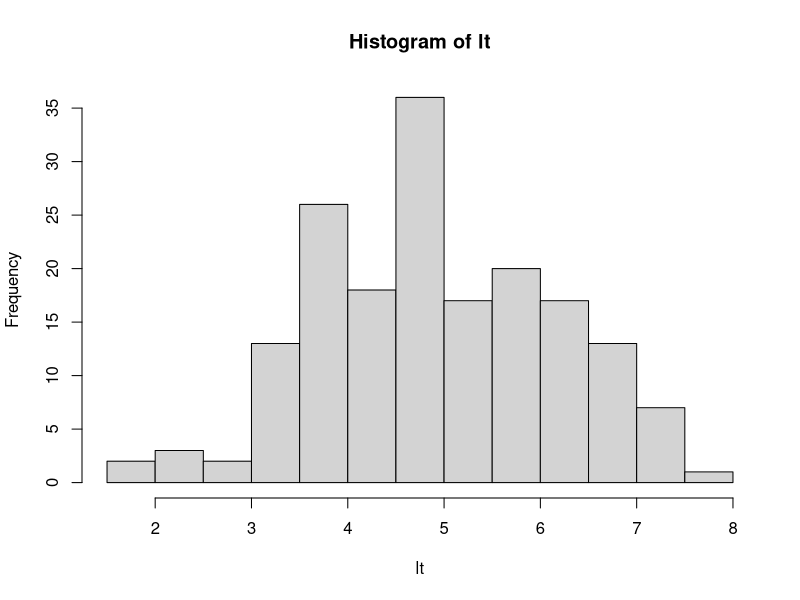

This chart was generated by the following R code: (Note: this script raises an error after producing the figure.)
# Davies,C./Shearer,C.
# Meerkat manners - differences between control vs flut females

# 5/10/2021

# last modified 5/10/2021

#using R version 3.6.3

# clear R of all objects
rm(list=ls())

# load libraries
library(tidyverse)
#Load data and run exploratory analysis#############################################
#Re-name and organise####
# import and rename data file
######## FGc Dom Conrol vs. Dom Treated,  LP, vs. PP (2week PP)####
fcortdata<-read.csv("allpregcort_a.csv", header=T, na.strings=c(""," ","NA","na"))
head(fcortdata)
#View(fcortdata)
str(fcortdata)
#df_gc <- fcortdata %>% filter(NEW.DOSE..FGCM...ng.g. != "na")%>% droplevels()

fcortdata$fgcm.ng.g<-fcortdata$NEW.DOSE..FGCM...ng.g.
fcort_DCvsDT<- fcortdata[ which(fcortdata$rank2%in%c('DC','DF') ), ]
#rename
fcort_DCvsDT$Preg.Treatment<-fcort_DCvsDT$rank2
fcort_DCvsDT$Age.months<-fcort_DCvsDT$age.mo
fcort_DCvsDT$Total.monthly.Rainfall<-fcort_DCvsDT$rainfall..mm.
fcort_DCvsDT$KMP.ID<-fcort_DCvsDT$id
fcort_DCvsDT$Litter<-fcort_DCvsDT$litter

#OBS COUNTS by trt and stage
fcort_DCvsDTdf<- fcort_DCvsDT[ which(fcort_DCvsDT$Preg.Treatment%in%c('DF') ), ]
fcort_DCvsDTdc<- fcort_DCvsDT[ which(fcort_DCvsDT$Preg.Treatment%in%c('DC') ), ]
#EP: 8
count(fcort_DCvsDTdc[ which(fcort_DCvsDTdc$stage%in%c('(1) EP') ), ])
#MP: 32
count(fcort_DCvsDTdc[ which(fcort_DCvsDTdc$stage%in%c('(2) MP') ), ])
#LP: 45
count(fcort_DCvsDTdc[ which(fcort_DCvsDTdc$stage%in%c('(3) LP') ), ])
#PP: 49
count(fcort_DCvsDTdc[ which(fcort_DCvsDTdc$stage%in%c('(4) PP') ), ])

#EP: 1
count(fcort_DCvsDTdf[ which(fcort_DCvsDTdf$stage%in%c('(1) EP') ), ])
#MP: 0
count(fcort_DCvsDTdf[ which(fcort_DCvsDTdf$stage%in%c('(2) MP') ), ])
#LP: 18
count(fcort_DCvsDTdf[ which(fcort_DCvsDTdf$stage%in%c('(3) LP') ), ])
#PP: 22
count(fcort_DCvsDTdf[ which(fcort_DCvsDTdf$stage%in%c('(4) PP') ), ])

count(fcort_DCvsDTdf[ which(fcort_DCvsDTdf$AM.PM%in%c('AM') ), ])
count(fcort_DCvsDTdf[ which(fcort_DCvsDTdf$AM.PM%in%c('PM') ), ])
count(fcort_DCvsDTdc[ which(fcort_DCvsDTdc$AM.PM%in%c('PM') ), ])
count(fcort_DCvsDTdc[ which(fcort_DCvsDTdc$AM.PM%in%c('AM') ), ])

attach(fcort_DCvsDT)
lt=log(fgcm.ng.g)
hist(lt)
shapiro.test(lt)
#drop 1st two stages, not enough obs in DT
Preg.stage=factor(stage, levels(stage)[c(3,4)])
boxplot(lt~Preg.stage)
boxplot(lt~Preg.Treatment)
xtabs(~Preg.Treatment)
dotchart(fgcm.ng.g)

#check for colinarity want under 5 or under 10 for values
library(lme4)
vif(lmer(lt~Age.months+Total.monthly.Rainfall+AM.PM+Preg.stage*Preg.Treatment+(1|KMP.ID/Litter), fcort_DCvsDT))

library(lme4)
#starting model
m1<-lmer(lt~Age.months+Total.monthly.Rainfall+AM.PM+Preg.stage*Preg.Treatment+(1|KMP.ID/Litter), fcort_DCvsDT )
Anova(m1)
summary(m1)
res<-residuals(m1, type="response")
plot(exp(predict(m1)), res)
qqnorm(res)

m2<-lmer(lt~Age.months+Total.monthly.Rainfall+AM.PM+Preg.stage+Preg.Treatment+(1|KMP.ID/Litter), fcort_DCvsDT )
Anova(m2)
summary(m2)
# NOT TRUE FOR FGC THOUGH TRUE FOR FAM need to remove KMP.ID as a random factor- explains zero variance
m3<-lmer(lt~Total.monthly.Rainfall+Age.months+AM.PM+Preg.stage+(1|KMP.ID/Litter), fcort_DCvsDT )
Anova(m3)
summary(m3)

m4<-lmer(lt~Age.months+AM.PM+Preg.stage+(1|KMP.ID/Litter), fcort_DCvsDT )
Anova(m4)
summary(m4)

#MAM
m5<-lmer(lt~AM.PM+Preg.stage+(1|KMP.ID/Litter), fcort_DCvsDT )
Anova(m5)
summary(m5)

m6<-lmer(lt~Preg.stage+(1|KMP.ID/Litter), fcort_DCvsDT )
Anova(m6)
summary(m6)

m7<-lmer(lt~1+(1|KMP.ID/Litter), fcort_DCvsDT )
summary(m7)

AICtab(m1,m2,m3,m4,m5,m6,m7) # m5 is best

# check model by adding dropped terms back in and confirming they are none-significant

#pairs not needed since not more than two level comparison
#Fposthoc <- lsmeans(m5, ~ Preg.stage)
#summary(as.glht(pairs(Fposthoc), by = NULL))
#plot(Fposthoc)
